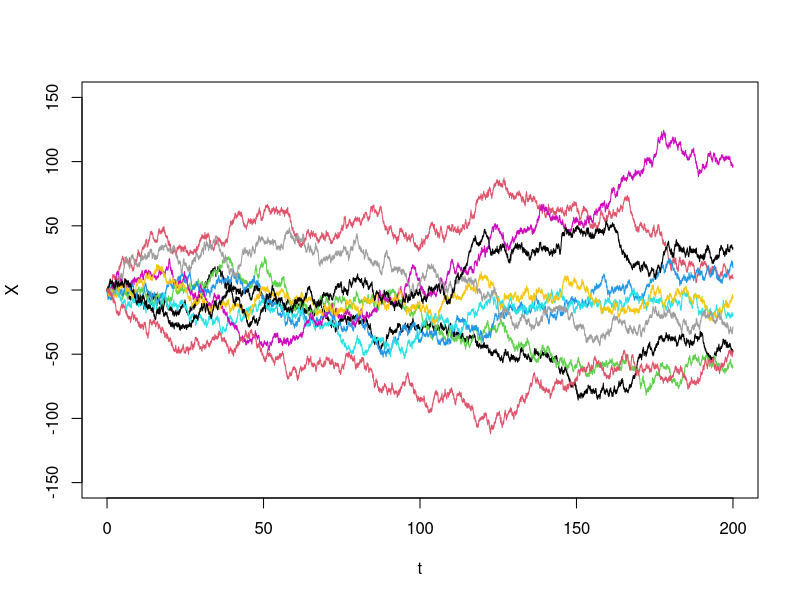
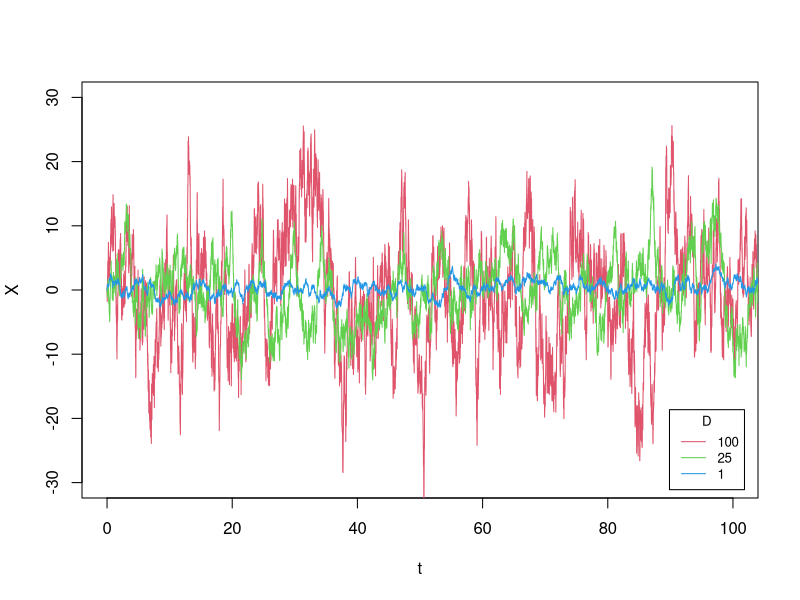
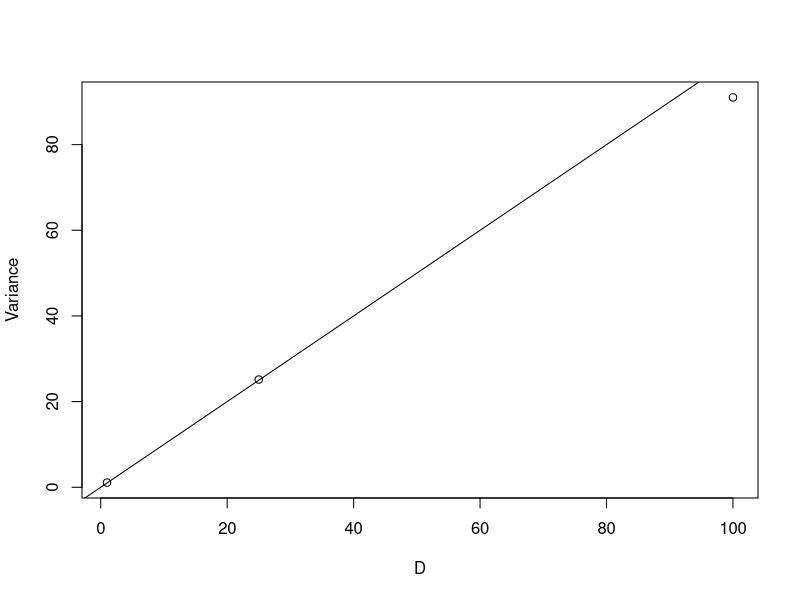
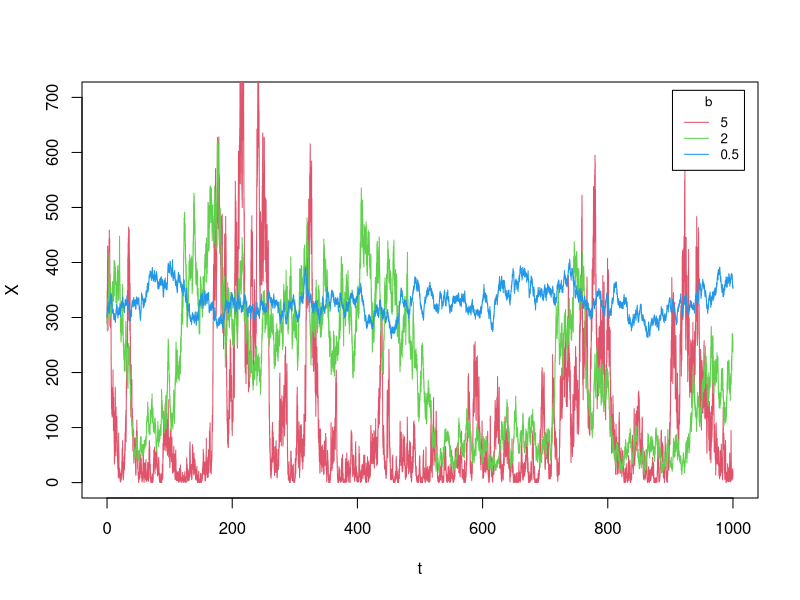
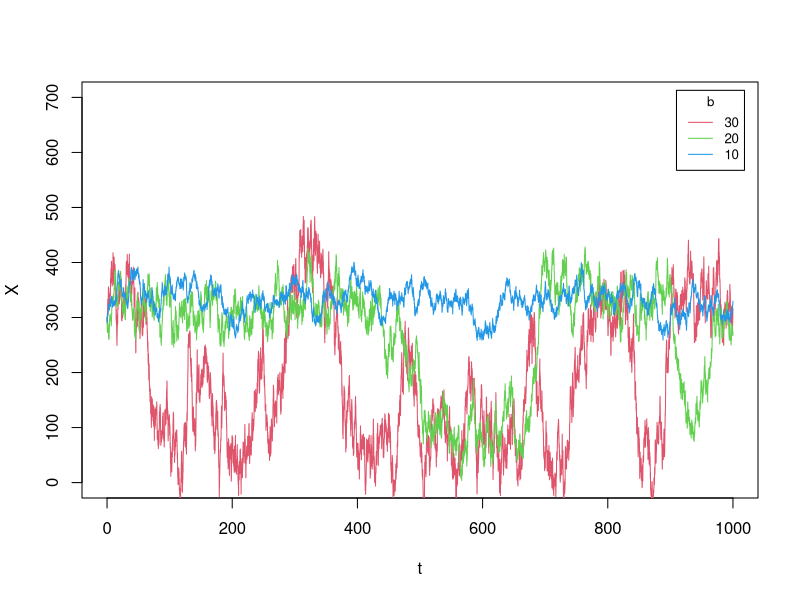

Source code (R) for these figures, in order:
## ---- chunk 1
knitr::opts_chunk$set(echo = TRUE)
## ---- chunk 2
#Euler-Maruyama method for one-variable SDE
SDE_Euler <- function(derivs, noise, t0, X0, t.total, dt, ...){
  # derivs: the function of the derivatives 
  # noise: the function of the noise term 
  # t0: initial time
  # X0: initial condition
  # t.total: total simulation time
  # dt: time step size 
  t_all = seq(t0, t.total, by=dt)
  n_all = length(t_all)
  X_all = numeric(n_all)
  X_all[1] = X0
  dW_all = rnorm(n_all, mean=0, sd=sqrt(dt))  # all dW terms, rnorm generate random variables from normal distribution
  for (i in 1:(n_all-1)) {
    t = t_all[i]
    X = X_all[i]
    X_all[i+1] = X + dt * derivs(t, X, ...) + dW_all[i] * noise(t, X, ...)
  }
  return(cbind(t_all, X_all))   # the output is a matrix of t & X(t) for all time steps
}
## ---- chunk 3
f_bm <- function(t, X, D) return(0)
noise_bm <- function(t, X, D) return(sqrt(2*D)) # D is a variable to represent noise levels, 
set.seed(1)

plot(NULL, xlab="t", ylab="X", xlim=c(0,200), ylim=c(-150,150)) 
for(i in seq_len(10)) {
  results = SDE_Euler(derivs = f_bm, noise = noise_bm, t0 = 0, X0 = 0, t.total = 200, dt = 0.01,  D = 10)
  lines(results[,1], results[,2],  col=i)
}
## ---- chunk 4
f_ou <- function(t, X, k, D) return(-k*X)
noise_ou <- function(t, X, k, D) return(sqrt(2*D)) 

set.seed(1)    # Students can try different RNG seed
D_all = c(100, 25, 1)
results1 = SDE_Euler(derivs = f_ou, noise = noise_ou, t0 = 0, X0 = 0, t.total = 1000, dt = 0.01, k = 1, D = D_all[1])
results2 = SDE_Euler(derivs = f_ou, noise = noise_ou, t0 = 0, X0 = 0, t.total = 1000, dt = 0.01, k = 1, D = D_all[2])
results3 = SDE_Euler(derivs = f_ou, noise = noise_ou, t0 = 0, X0 = 0, t.total = 1000, dt = 0.01, k = 1, D = D_all[3])

plot(NULL, xlab="t", ylab="X", xlim=c(0,100), ylim=c(-30,30)) 
lines(results1[,1], results1[,2],  col=2)
lines(results2[,1], results2[,2],  col=3)
lines(results3[,1], results3[,2],  col=4)
legend("bottomright", inset=0.02, title="D", 
       legend = c(paste0(D_all)),
       col=2:4, lty=1, cex=0.8)
## ---- chunk 5
plot(D_all, c(var(results1[,2]), var(results2[,2]), var(results3[,2])), type = "p", xlab = "D", ylab = "Variance")
abline(a=0, b = 1, col = 1)
## ---- chunk 6
# An SDE integrator by the Milstein method
SDE_Milstein <- function(derivs, noise, dnoise, t0, X0, t.total, dt, ...){
  # derivs: the function of the derivatives 
  # noise: the function of the noise term 
  # dnoise: the function of the derivative of the noise with respect to X
  # t0: initial time
  # X0: initial condition
  # t.total: total simulation time
  # dt: time step size 
  t_all = seq(t0, t.total, by=dt)
  n_all = length(t_all)
  X_all = numeric(n_all)
  X_all[1] = X0
  dW_all = rnorm(n_all, mean=0, sd=sqrt(dt))  # all dW terms, rnorm generate random variables from normal distribution
  for (i in 1:(n_all-1)) {
    t = t_all[i]
    X = X_all[i]
    s = noise(t, X, ...)
    dW = dW_all[i]
    X_all[i+1] = X + dt * derivs(t, X, ...) + dW * s  + s*dnoise(t, X, ...)/2*(dW**2-dt)
  }
  return(cbind(t_all, X_all))   # the output is a matrix of t & X(t) for all time steps
}
## ---- chunk 7
hill_ex <- function(X,X0,n) {
  a = (X/X0)**n
  return(a/(1+a))
}
f_1g <- function(t, X, b) return(10 + 45 * hill_ex(X, 200, 4) - 0.15*X)  # same in Part 2C
noise_1g <- function(t, X, b) return(b*sqrt(X)) 
dnoise_1g <- function(t, X, b) return(b/sqrt(X)/2) 

b_all = c(5, 2, 0.5)
set.seed(1)
results1 = SDE_Milstein(derivs = f_1g, noise = noise_1g, dnoise = dnoise_1g, 
                        t0 = 0, X0 = 300, t.total = 1000, dt = 0.01, b = b_all[1])
results2 = SDE_Milstein(derivs = f_1g, noise = noise_1g, dnoise = dnoise_1g, 
                        t0 = 0, X0 = 300, t.total = 1000, dt = 0.01, b = b_all[2])
results3 = SDE_Milstein(derivs = f_1g, noise = noise_1g, dnoise = dnoise_1g, 
                        t0 = 0, X0 = 300, t.total = 1000, dt = 0.01, b = b_all[3])

plot(NULL, xlab="t", ylab="X", xlim=c(0,1000), ylim=c(0,700)) 
lines(results1[,1], results1[,2],  col=2)
lines(results2[,1], results2[,2],  col=3)
lines(results3[,1], results3[,2],  col=4)
legend("topright", inset=0.02, title="b", 
       legend = c(paste0(b_all)),
       col=2:4, lty=1, cex=0.8)
## ---- chunk 8
noise_1g_2 <- function(t, X, b) return(b) 
dnoise_1g_2 <- function(t, X, b) return(0) 

b_all = c(30, 20, 10)
set.seed(1)
results1 = SDE_Milstein(derivs = f_1g, noise = noise_1g_2, dnoise = dnoise_1g_2, 
                        t0 = 0, X0 = 300, t.total = 1000, dt = 0.1, b = b_all[1])
results2 = SDE_Milstein(derivs = f_1g, noise = noise_1g_2, dnoise = dnoise_1g_2, 
                        t0 = 0, X0 = 300, t.total = 1000, dt = 0.1, b = b_all[2])
results3 = SDE_Milstein(derivs = f_1g, noise = noise_1g_2, dnoise = dnoise_1g_2, 
                        t0 = 0, X0 = 300, t.total = 1000, dt = 0.1, b = b_all[3])

plot(NULL, xlab="t", ylab="X", xlim=c(0,1000), ylim=c(0,700)) 
lines(results1[,1], results1[,2],  col=2)
lines(results2[,1], results2[,2],  col=3)
lines(results3[,1], results3[,2],  col=4)
legend("topright", inset=0.02, title="b", 
       legend = c(paste0(b_all)),
       col=2:4, lty=1, cex=0.8)
